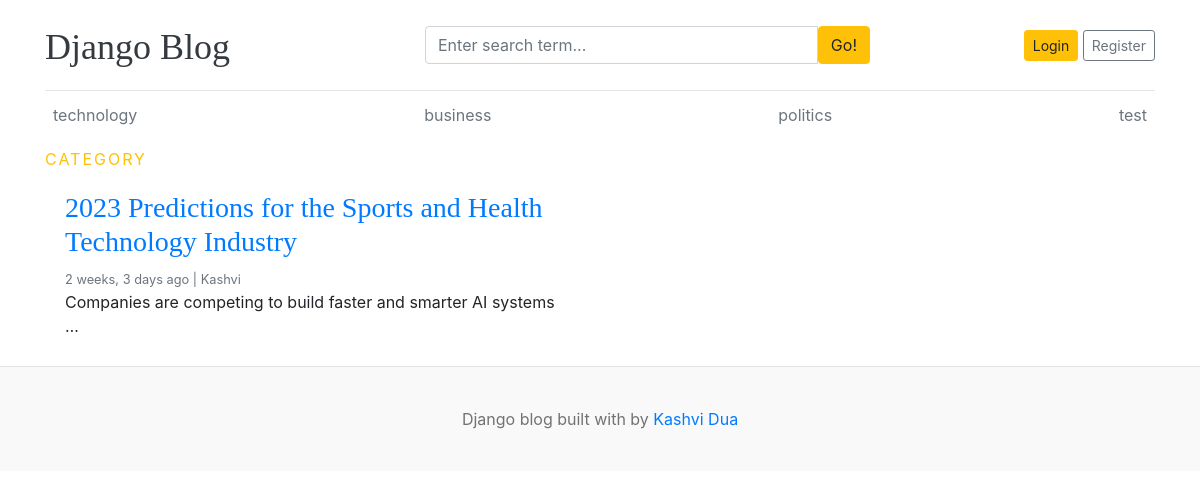
The app's page /2/, older data.
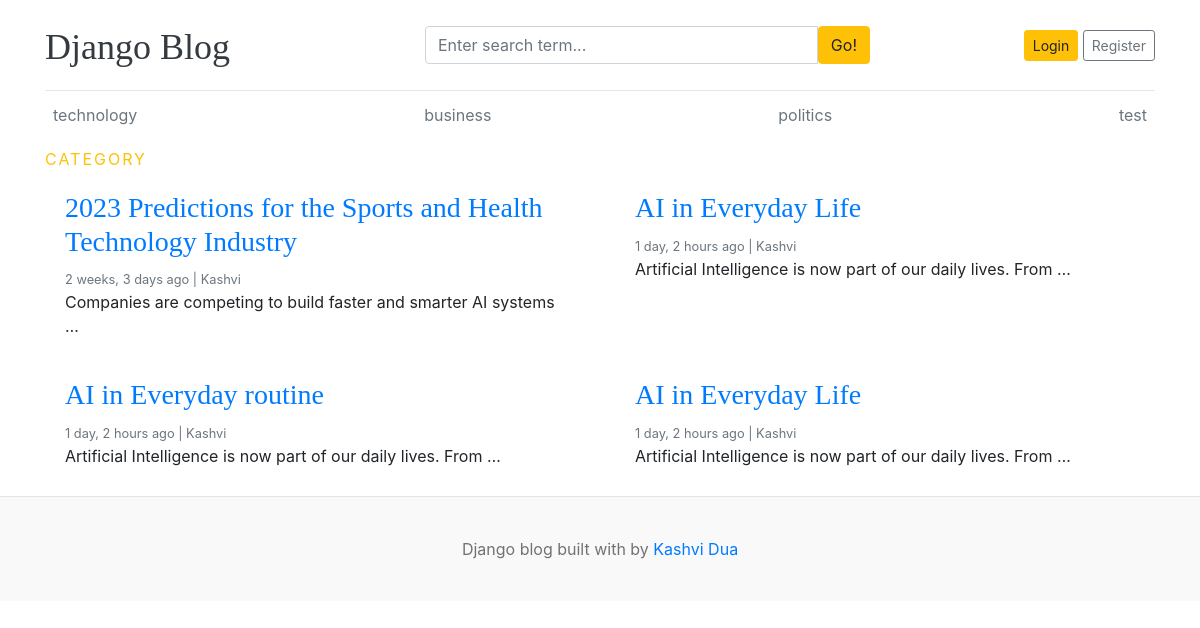
The same page, newer data.
### blogs/models.py (models this page shows, shortened)
class category(models.Model):
    category_name= models.CharField(max_length=50,unique=True)
    created_at= models.DateTimeField(auto_now_add=True)
    updated_at=models.DateTimeField(auto_now=True)

class Blog(models.Model):
    title=models.CharField(max_length=100)
    slug=models.SlugField(max_length=150,unique=True)
    Category=models.ForeignKey(category,on_delete=models.CASCADE)
    author=models.ForeignKey(User,on_delete=models.CASCADE)
    featured_image = models.ImageField(
        upload_to='uploads/%Y/%m/%d',
        blank=True,
        null=True
    )
    short_description = models.TextField(max_length=500)
    blog_body = models.TextField(max_length=2000)
    status = models.IntegerField(
        choices=STATUS_CHOICES,
        default=0
    )
    is_featured = models.BooleanField(default=False)
    created_at = models.DateTimeField(auto_now_add=True)
    updated_at = models.DateTimeField(auto_now=True)

### blogs/views.py (the view)
# urls.py: path('<int:category_id>/',views.postsbycategory,name='postsbycategory'),
def postsbycategory(request,category_id):
     posts=Blog.objects.filter(is_featured=True,Category_id=category_id)
     context={
          'posts':posts,
     }
     return render(request, 'postsbycategory.html', context)

### blogs/context_preprocessor.py (called while the page is built)
def get_category(request):
    categories= category.objects.all()
    return dict(categories=categories)

### templates/postsbycategory.html (shortened to what this page needs)
{% extends 'base.html' %}
{% block content %}
 <div class="text-uppercase text-warning" style="letter-spacing: 2px;">Category</div>
  <div class="row mb-2">
    {% if posts %}
    {% for post in posts %}
    <div class="col-md-6">
      <div class="card border-0" >
        <div class="card-body">
          <h3><a href="{% url 'blogs' post.slug %}">{{post.title}}</a></h3>
          <small class="mb-1 text-muted">{{post.created_at | timesince}} ago | {{post.author}}</small>
          <p class="card-text">{{post.short_description | truncatewords:10}}</p>
        </div>
      </div>
    </div>
    {%endfor%}
    {% else %}
    <p>no posts by category</p>
    {% endif %}
  </div>
      </div>
{% endblock %}

### templates/base.html (shortened to what this page needs)
{% load static %}
<!DOCTYPE html>
<html lang="en">
<head>
    <link href="https://getbootstrap.com/docs/4.0/dist/css/bootstrap.min.css" rel="stylesheet">
    <link href="{%static 'css/blog.css' %}" rel="stylesheet">
    <link
  rel="stylesheet"
  href="https://cdnjs.cloudflare.com/ajax/libs/font-awesome/5.15.4/css/all.min.css"
/>
  </head>
<body>
    <div class="container">
      <header class="blog-header py-3">
        <div class="row flex-nowrap justify-content-between align-items-center">
          <div class="col-4 pt-1">
            <a class="blog-header-logo text-dark" href="/">Django Blog</a>
          </div>
          <div class="col-5">
    <form action="{% url 'search' %}" method="get">
        <div class="input-group">
            <input
                class="form-control"
                type="text"
                name="keyword"
                value="{{ keyword }}"
                placeholder="Enter search term..."
                aria-label="Enter search term..."
            />
            <button class="btn btn-warning" type="submit" id="button-search">
                Go!
            </button>
        </div>
    </form>
</div>
          <div class="col-3 d-flex justify-content-end align-items-center">
            {% if not user.is_authenticated %}
            <a class="btn btn-sm btn-warning" href="{% url 'login' %}">Login</a> &nbsp;
            <a class="btn btn-sm btn-outline-secondary" href="register">Register</a>
            {% else %}
            <span><a href="{% url 'dashboard' %}">Dashboard</a></span>
            &emsp;
            <span><a href="{% url 'logout' %}">Logout</a></span>
            {% endif %}
          </div>
        </div>
      </header>
      <div class="nav-scroller py-1 mb-2">
        <nav class="nav d-flex justify-content-between">
          {% for cat in categories %}
          <a class="p-2 text-muted" href="{% url 'postsbycategory' cat.id %}">{{ cat.category_name}}</a>
          {% endfor %}
        </nav>
      </div>
{% block content %}
{% endblock %}
<footer class="blog-footer">
  <p>Django blog built with   by <a href="#">Kashvi Dua</a></p>
</footer>
</body>
</html>

Row changes from the older to the newer data that the page shows:
added Blog: title "AI in Everyday Life", created_at "1 day, 2 hours", author "Kashvi", short_description "Artificial Intelligence is now part of our daily lives. From …"
added Blog: title "AI in Everyday routine", created_at "1 day, 2 hours", author "Kashvi", short_description "Artificial Intelligence is now part of our daily lives. From …"
added Blog: title "AI in Everyday Life", created_at "1 day, 2 hours", author "Kashvi", short_description "Artificial Intelligence is now part of our daily lives. From …"
